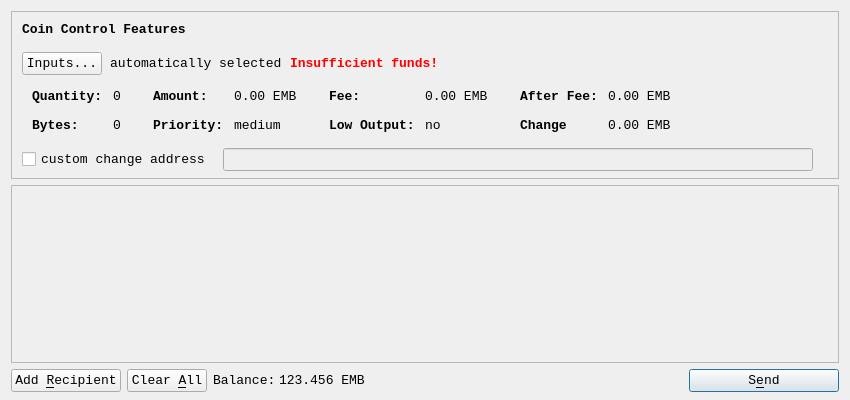
<?xml version="1.0" encoding="UTF-8"?>
<ui version="4.0">
 <class>SendCoinsDialog</class>
 <widget class="QDialog" name="SendCoinsDialog">
  <property name="geometry">
   <rect>
    <x>0</x>
    <y>0</y>
    <width>850</width>
    <height>400</height>
   </rect>
  </property>
  <property name="font">
   <font>
    <family>Consolas</family>
    <pointsize>10</pointsize>
   </font>
  </property>
  <property name="windowTitle">
   <string>Send Coins</string>
  </property>
  <layout class="QVBoxLayout" name="verticalLayout" stretch="0,1,0">
   <property name="bottomMargin">
    <number>8</number>
   </property>
   <item>
    <widget class="QFrame" name="frameCoinControl">
     <property name="sizePolicy">
      <sizepolicy hsizetype="Expanding" vsizetype="Expanding">
       <horstretch>0</horstretch>
       <verstretch>0</verstretch>
      </sizepolicy>
     </property>
     <property name="maximumSize">
      <size>
       <width>16777215</width>
       <height>16777215</height>
      </size>
     </property>
     <property name="frameShape">
      <enum>QFrame::StyledPanel</enum>
     </property>
     <property name="frameShadow">
      <enum>QFrame::Sunken</enum>
     </property>
     <layout class="QVBoxLayout" name="verticalLayoutCoinControl2">
      <property name="spacing">
       <number>6</number>
      </property>
      <property name="leftMargin">
       <number>0</number>
      </property>
      <property name="topMargin">
       <number>0</number>
      </property>
      <property name="rightMargin">
       <number>0</number>
      </property>
      <property name="bottomMargin">
       <number>6</number>
      </property>
      <item>
       <layout class="QVBoxLayout" name="verticalLayoutCoinControl" stretch="0,0,0,0,1">
        <property name="spacing">
         <number>0</number>
        </property>
        <property name="leftMargin">
         <number>10</number>
        </property>
        <property name="topMargin">
         <number>10</number>
        </property>
        <item>
         <layout class="QHBoxLayout" name="horizontalLayoutCoinControl1">
          <property name="bottomMargin">
           <number>15</number>
          </property>
          <item>
           <widget class="QLabel" name="labelCoinControlFeatures">
            <property name="sizePolicy">
             <sizepolicy hsizetype="Preferred" vsizetype="Maximum">
              <horstretch>0</horstretch>
              <verstretch>0</verstretch>
             </sizepolicy>
            </property>
            <property name="font">
             <font>
              <weight>75</weight>
              <bold>true</bold>
             </font>
            </property>
            <property name="styleSheet">
             <string notr="true">font-weight:bold;</string>
            </property>
            <property name="text">
             <string>Coin Control Features</string>
            </property>
           </widget>
          </item>
         </layout>
        </item>
        <item>
         <layout class="QHBoxLayout" name="horizontalLayoutCoinControl2" stretch="0,0,0,0">
          <property name="spacing">
           <number>8</number>
          </property>
          <property name="bottomMargin">
           <number>10</number>
          </property>
          <item>
           <widget class="QPushButton" name="pushButtonCoinControl">
            <property name="styleSheet">
             <string notr="true"/>
            </property>
            <property name="text">
             <string>Inputs...</string>
            </property>
           </widget>
          </item>
          <item>
           <widget class="QLabel" name="labelCoinControlAutomaticallySelected">
            <property name="text">
             <string>automatically selected</string>
            </property>
            <property name="margin">
             <number>5</number>
            </property>
           </widget>
          </item>
          <item>
           <widget class="QLabel" name="labelCoinControlInsuffFunds">
            <property name="font">
             <font>
              <weight>75</weight>
              <bold>true</bold>
             </font>
            </property>
            <property name="styleSheet">
             <string notr="true">color:red;font-weight:bold;</string>
            </property>
            <property name="text">
             <string>Insufficient funds!</string>
            </property>
            <property name="margin">
             <number>5</number>
            </property>
           </widget>
          </item>
          <item>
           <spacer name="horizontalSpacerCoinControl">
            <property name="orientation">
             <enum>Qt::Horizontal</enum>
            </property>
            <property name="sizeHint" stdset="0">
             <size>
              <width>40</width>
              <height>1</height>
             </size>
            </property>
           </spacer>
          </item>
         </layout>
        </item>
        <item>
         <widget class="QWidget" name="widgetCoinControl" native="true">
          <property name="sizePolicy">
           <sizepolicy hsizetype="Preferred" vsizetype="Preferred">
            <horstretch>0</horstretch>
            <verstretch>0</verstretch>
           </sizepolicy>
          </property>
          <property name="minimumSize">
           <size>
            <width>0</width>
            <height>0</height>
           </size>
          </property>
          <property name="styleSheet">
           <string notr="true"/>
          </property>
          <layout class="QHBoxLayout" name="horizontalLayoutCoinControl5">
           <property name="margin">
            <number>0</number>
           </property>
           <item>
            <layout class="QHBoxLayout" name="horizontalLayoutCoinControl3" stretch="0,0,0,1">
             <property name="spacing">
              <number>20</number>
             </property>
             <property name="topMargin">
              <number>0</number>
             </property>
             <property name="bottomMargin">
              <number>10</number>
             </property>
             <item>
              <layout class="QFormLayout" name="formLayoutCoinControl1">
               <property name="horizontalSpacing">
                <number>10</number>
               </property>
               <property name="verticalSpacing">
                <number>14</number>
               </property>
               <property name="leftMargin">
                <number>10</number>
               </property>
               <property name="topMargin">
                <number>4</number>
               </property>
               <property name="rightMargin">
                <number>6</number>
               </property>
               <item row="0" column="0">
                <widget class="QLabel" name="labelCoinControlQuantityText">
                 <property name="styleSheet">
                  <string notr="true">font-weight:bold;</string>
                 </property>
                 <property name="text">
                  <string>Quantity:</string>
                 </property>
                 <property name="margin">
                  <number>0</number>
                 </property>
                </widget>
               </item>
               <item row="0" column="1">
                <widget class="QLabel" name="labelCoinControlQuantity">
                 <property name="font">
                  <font>
                   <family>Monospace</family>
                   <pointsize>10</pointsize>
                  </font>
                 </property>
                 <property name="cursor">
                  <cursorShape>IBeamCursor</cursorShape>
                 </property>
                 <property name="contextMenuPolicy">
                  <enum>Qt::ActionsContextMenu</enum>
                 </property>
                 <property name="text">
                  <string>0</string>
                 </property>
                 <property name="margin">
                  <number>0</number>
                 </property>
                 <property name="textInteractionFlags">
                  <set>Qt::LinksAccessibleByMouse|Qt::TextSelectableByKeyboard|Qt::TextSelectableByMouse</set>
                 </property>
                </widget>
               </item>
               <item row="1" column="0">
                <widget class="QLabel" name="labelCoinControlBytesText">
                 <property name="styleSheet">
                  <string notr="true">font-weight:bold;</string>
                 </property>
                 <property name="text">
                  <string>Bytes:</string>
                 </property>
                </widget>
               </item>
               <item row="1" column="1">
                <widget class="QLabel" name="labelCoinControlBytes">
                 <property name="font">
                  <font>
                   <family>Monospace</family>
                   <pointsize>10</pointsize>
                  </font>
                 </property>
                 <property name="cursor">
                  <cursorShape>IBeamCursor</cursorShape>
                 </property>
                 <property name="contextMenuPolicy">
                  <enum>Qt::ActionsContextMenu</enum>
                 </property>
                 <property name="text">
                  <string>0</string>
                 </property>
                 <property name="textInteractionFlags">
                  <set>Qt::LinksAccessibleByMouse|Qt::TextSelectableByKeyboard|Qt::TextSelectableByMouse</set>
                 </property>
                </widget>
               </item>
              </layout>
             </item>
             <item>
              <layout class="QFormLayout" name="formLayoutCoinControl2">
               <property name="horizontalSpacing">
                <number>10</number>
               </property>
               <property name="verticalSpacing">
                <number>14</number>
               </property>
               <property name="leftMargin">
                <number>6</number>
               </property>
               <property name="topMargin">
                <number>4</number>
               </property>
               <property name="rightMargin">
                <number>6</number>
               </property>
               <item row="0" column="0">
                <widget class="QLabel" name="labelCoinControlAmountText">
                 <property name="styleSheet">
                  <string notr="true">font-weight:bold;</string>
                 </property>
                 <property name="text">
                  <string>Amount:</string>
                 </property>
                 <property name="margin">
                  <number>0</number>
                 </property>
                </widget>
               </item>
               <item row="0" column="1">
                <widget class="QLabel" name="labelCoinControlAmount">
                 <property name="font">
                  <font>
                   <family>Monospace</family>
                   <pointsize>10</pointsize>
                  </font>
                 </property>
                 <property name="cursor">
                  <cursorShape>IBeamCursor</cursorShape>
                 </property>
                 <property name="contextMenuPolicy">
                  <enum>Qt::ActionsContextMenu</enum>
                 </property>
                 <property name="text">
                  <string notr="true">0.00 EMB</string>
                 </property>
                 <property name="textInteractionFlags">
                  <set>Qt::LinksAccessibleByMouse|Qt::TextSelectableByKeyboard|Qt::TextSelectableByMouse</set>
                 </property>
                </widget>
               </item>
               <item row="1" column="0">
                <widget class="QLabel" name="labelCoinControlPriorityText">
                 <property name="styleSheet">
                  <string notr="true">font-weight:bold;</string>
                 </property>
                 <property name="text">
                  <string>Priority:</string>
                 </property>
                </widget>
               </item>
               <item row="1" column="1">
                <widget class="QLabel" name="labelCoinControlPriority">
                 <property name="font">
                  <font>
                   <family>Monospace</family>
                   <pointsize>10</pointsize>
                  </font>
                 </property>
                 <property name="cursor">
                  <cursorShape>IBeamCursor</cursorShape>
                 </property>
                 <property name="contextMenuPolicy">
                  <enum>Qt::ActionsContextMenu</enum>
                 </property>
                 <property name="text">
                  <string>medium</string>
                 </property>
                 <property name="textInteractionFlags">
                  <set>Qt::LinksAccessibleByMouse|Qt::TextSelectableByKeyboard|Qt::TextSelectableByMouse</set>
                 </property>
                </widget>
               </item>
              </layout>
             </item>
             <item>
              <layout class="QFormLayout" name="formLayoutCoinControl3">
               <property name="horizontalSpacing">
                <number>10</number>
               </property>
               <property name="verticalSpacing">
                <number>14</number>
               </property>
               <property name="leftMargin">
                <number>6</number>
               </property>
               <property name="topMargin">
                <number>4</number>
               </property>
               <property name="rightMargin">
                <number>6</number>
               </property>
               <item row="0" column="0">
                <widget class="QLabel" name="labelCoinControlFeeText">
                 <property name="styleSheet">
                  <string notr="true">font-weight:bold;</string>
                 </property>
                 <property name="text">
                  <string>Fee:</string>
                 </property>
                 <property name="margin">
                  <number>0</number>
                 </property>
                </widget>
               </item>
               <item row="0" column="1">
                <widget class="QLabel" name="labelCoinControlFee">
                 <property name="font">
                  <font>
                   <family>Monospace</family>
                   <pointsize>10</pointsize>
                  </font>
                 </property>
                 <property name="cursor">
                  <cursorShape>IBeamCursor</cursorShape>
                 </property>
                 <property name="contextMenuPolicy">
                  <enum>Qt::ActionsContextMenu</enum>
                 </property>
                 <property name="text">
                  <string notr="true">0.00 EMB</string>
                 </property>
                 <property name="textInteractionFlags">
                  <set>Qt::LinksAccessibleByMouse|Qt::TextSelectableByKeyboard|Qt::TextSelectableByMouse</set>
                 </property>
                </widget>
               </item>
               <item row="1" column="0">
                <widget class="QLabel" name="labelCoinControlLowOutputText">
                 <property name="styleSheet">
                  <string notr="true">font-weight:bold;</string>
                 </property>
                 <property name="text">
                  <string>Low Output:</string>
                 </property>
                </widget>
               </item>
               <item row="1" column="1">
                <widget class="QLabel" name="labelCoinControlLowOutput">
                 <property name="font">
                  <font>
                   <family>Monospace</family>
                   <pointsize>10</pointsize>
                  </font>
                 </property>
                 <property name="cursor">
                  <cursorShape>IBeamCursor</cursorShape>
                 </property>
                 <property name="contextMenuPolicy">
                  <enum>Qt::ActionsContextMenu</enum>
                 </property>
                 <property name="text">
                  <string>no</string>
                 </property>
                 <property name="textInteractionFlags">
                  <set>Qt::LinksAccessibleByMouse|Qt::TextSelectableByKeyboard|Qt::TextSelectableByMouse</set>
                 </property>
                </widget>
               </item>
              </layout>
             </item>
             <item>
              <layout class="QFormLayout" name="formLayoutCoinControl4">
               <property name="horizontalSpacing">
                <number>10</number>
               </property>
               <property name="verticalSpacing">
                <number>14</number>
               </property>
               <property name="leftMargin">
                <number>6</number>
               </property>
               <property name="topMargin">
                <number>4</number>
               </property>
               <property name="rightMargin">
                <number>6</number>
               </property>
               <item row="0" column="0">
                <widget class="QLabel" name="labelCoinControlAfterFeeText">
                 <property name="styleSheet">
                  <string notr="true">font-weight:bold;</string>
                 </property>
                 <property name="text">
                  <string>After Fee:</string>
                 </property>
                 <property name="margin">
                  <number>0</number>
                 </property>
                </widget>
               </item>
               <item row="0" column="1">
                <widget class="QLabel" name="labelCoinControlAfterFee">
                 <property name="font">
                  <font>
                   <family>Monospace</family>
                   <pointsize>10</pointsize>
                  </font>
                 </property>
                 <property name="cursor">
                  <cursorShape>IBeamCursor</cursorShape>
                 </property>
                 <property name="contextMenuPolicy">
                  <enum>Qt::ActionsContextMenu</enum>
                 </property>
                 <property name="text">
                  <string notr="true">0.00 EMB</string>
                 </property>
                 <property name="textInteractionFlags">
                  <set>Qt::LinksAccessibleByMouse|Qt::TextSelectableByKeyboard|Qt::TextSelectableByMouse</set>
                 </property>
                </widget>
               </item>
               <item row="1" column="0">
                <widget class="QLabel" name="labelCoinControlChangeText">
                 <property name="styleSheet">
                  <string notr="true">font-weight:bold;</string>
                 </property>
                 <property name="text">
                  <string>Change</string>
                 </property>
                </widget>
               </item>
               <item row="1" column="1">
                <widget class="QLabel" name="labelCoinControlChange">
                 <property name="font">
                  <font>
                   <family>Monospace</family>
                   <pointsize>10</pointsize>
                  </font>
                 </property>
                 <property name="cursor">
                  <cursorShape>IBeamCursor</cursorShape>
                 </property>
                 <property name="contextMenuPolicy">
                  <enum>Qt::ActionsContextMenu</enum>
                 </property>
                 <property name="text">
                  <string notr="true">0.00 EMB</string>
                 </property>
                 <property name="textInteractionFlags">
                  <set>Qt::LinksAccessibleByMouse|Qt::TextSelectableByKeyboard|Qt::TextSelectableByMouse</set>
                 </property>
                </widget>
               </item>
              </layout>
             </item>
            </layout>
           </item>
          </layout>
         </widget>
        </item>
        <item>
         <layout class="QHBoxLayout" name="horizontalLayoutCoinControl4" stretch="0,0,0">
          <property name="spacing">
           <number>12</number>
          </property>
          <property name="sizeConstraint">
           <enum>QLayout::SetDefaultConstraint</enum>
          </property>
          <property name="topMargin">
           <number>5</number>
          </property>
          <property name="rightMargin">
           <number>5</number>
          </property>
          <item>
           <widget class="QCheckBox" name="checkBoxCoinControlChange">
            <property name="text">
             <string>custom change address</string>
            </property>
           </widget>
          </item>
          <item>
           <widget class="QLineEdit" name="lineEditCoinControlChange">
            <property name="enabled">
             <bool>false</bool>
            </property>
            <property name="sizePolicy">
             <sizepolicy hsizetype="Expanding" vsizetype="Fixed">
              <horstretch>0</horstretch>
              <verstretch>0</verstretch>
             </sizepolicy>
            </property>
           </widget>
          </item>
          <item>
           <widget class="QLabel" name="labelCoinControlChangeLabel">
            <property name="sizePolicy">
             <sizepolicy hsizetype="Preferred" vsizetype="Expanding">
              <horstretch>0</horstretch>
              <verstretch>0</verstretch>
             </sizepolicy>
            </property>
            <property name="minimumSize">
             <size>
              <width>0</width>
              <height>0</height>
             </size>
            </property>
            <property name="text">
             <string/>
            </property>
            <property name="margin">
             <number>3</number>
            </property>
           </widget>
          </item>
         </layout>
        </item>
        <item>
         <spacer name="verticalSpacerCoinControl">
          <property name="orientation">
           <enum>Qt::Vertical</enum>
          </property>
          <property name="sizeHint" stdset="0">
           <size>
            <width>800</width>
            <height>1</height>
           </size>
          </property>
         </spacer>
        </item>
       </layout>
      </item>
     </layout>
    </widget>
   </item>
   <item>
    <widget class="QScrollArea" name="scrollArea">
     <property name="widgetResizable">
      <bool>true</bool>
     </property>
     <widget class="QWidget" name="scrollAreaWidgetContents">
      <property name="geometry">
       <rect>
        <x>0</x>
        <y>0</y>
        <width>828</width>
        <height>159</height>
       </rect>
      </property>
      <layout class="QVBoxLayout" name="verticalLayout_2">
       <property name="margin">
        <number>0</number>
       </property>
       <item>
        <layout class="QVBoxLayout" name="entries">
         <property name="spacing">
          <number>6</number>
         </property>
        </layout>
       </item>
       <item>
        <spacer name="verticalSpacer">
         <property name="orientation">
          <enum>Qt::Vertical</enum>
         </property>
         <property name="sizeHint" stdset="0">
          <size>
           <width>20</width>
           <height>40</height>
          </size>
         </property>
        </spacer>
       </item>
      </layout>
     </widget>
    </widget>
   </item>
   <item>
    <layout class="QHBoxLayout" name="horizontalLayout">
     <item>
      <widget class="QPushButton" name="addButton">
       <property name="toolTip">
        <string>Send to multiple recipients at once</string>
       </property>
       <property name="text">
        <string>Add &amp;Recipient</string>
       </property>
       <property name="autoDefault">
        <bool>false</bool>
       </property>
      </widget>
     </item>
     <item>
      <widget class="QPushButton" name="clearButton">
       <property name="sizePolicy">
        <sizepolicy hsizetype="Minimum" vsizetype="Fixed">
         <horstretch>0</horstretch>
         <verstretch>0</verstretch>
        </sizepolicy>
       </property>
       <property name="toolTip">
        <string>Remove all transaction fields</string>
       </property>
       <property name="text">
        <string>Clear &amp;All</string>
       </property>
       <property name="autoRepeatDelay">
        <number>300</number>
       </property>
       <property name="autoDefault">
        <bool>false</bool>
       </property>
      </widget>
     </item>
     <item>
      <layout class="QHBoxLayout" name="horizontalLayout_2">
       <property name="spacing">
        <number>3</number>
       </property>
       <item>
        <widget class="QLabel" name="label">
         <property name="sizePolicy">
          <sizepolicy hsizetype="Preferred" vsizetype="Fixed">
           <horstretch>0</horstretch>
           <verstretch>0</verstretch>
          </sizepolicy>
         </property>
         <property name="text">
          <string>Balance:</string>
         </property>
        </widget>
       </item>
       <item>
        <widget class="QLabel" name="labelBalance">
         <property name="sizePolicy">
          <sizepolicy hsizetype="Preferred" vsizetype="Fixed">
           <horstretch>0</horstretch>
           <verstretch>0</verstretch>
          </sizepolicy>
         </property>
         <property name="cursor">
          <cursorShape>IBeamCursor</cursorShape>
         </property>
         <property name="text">
          <string notr="true">123.456 EMB</string>
         </property>
         <property name="textInteractionFlags">
          <set>Qt::LinksAccessibleByMouse|Qt::TextSelectableByKeyboard|Qt::TextSelectableByMouse</set>
         </property>
        </widget>
       </item>
      </layout>
     </item>
     <item>
      <spacer name="horizontalSpacer">
       <property name="orientation">
        <enum>Qt::Horizontal</enum>
       </property>
       <property name="sizeHint" stdset="0">
        <size>
         <width>40</width>
         <height>20</height>
        </size>
       </property>
      </spacer>
     </item>
     <item>
      <widget class="QPushButton" name="sendButton">
       <property name="minimumSize">
        <size>
         <width>150</width>
         <height>0</height>
        </size>
       </property>
       <property name="toolTip">
        <string>Confirm the send action</string>
       </property>
       <property name="text">
        <string>S&amp;end</string>
       </property>
       <property name="icon">
        <iconset resource="../bitcoin.qrc">
         <normaloff>:/icons/send</normaloff>:/icons/send</iconset>
       </property>
       <property name="default">
        <bool>true</bool>
       </property>
      </widget>
     </item>
    </layout>
   </item>
  </layout>
 </widget>
 <resources>
  <include location="../bitcoin.qrc"/>
 </resources>
 <connections/>
</ui>
